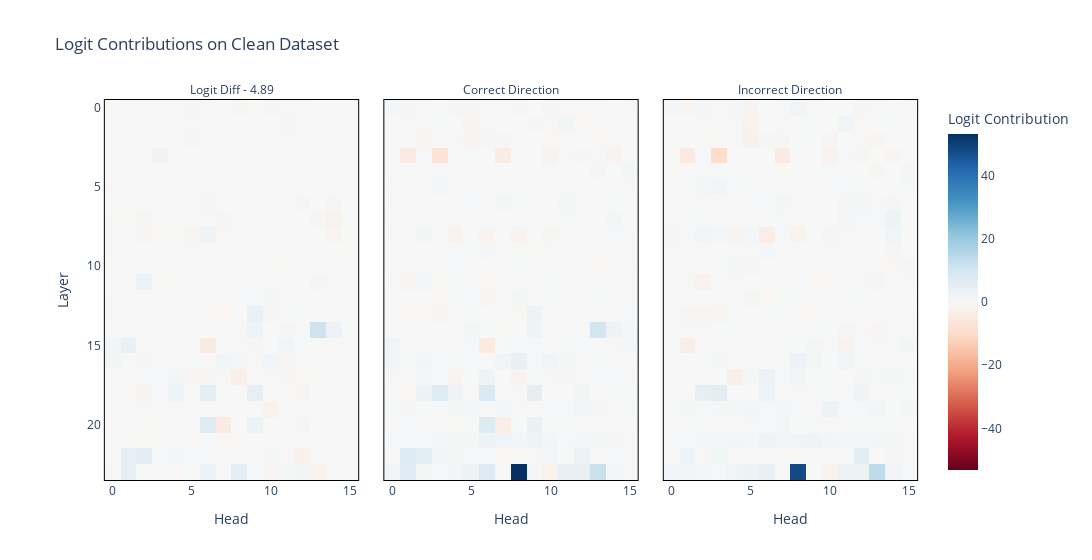

Source (notebook cell):
### Code cell
def display_all_logits(cache, title = "Logit Contributions", comparison = False, return_fig = False, logits = None):

  a,b,c = calc_all_logit_diffs(cache)
  if logits is not None:
    ld = logits_to_ave_logit_diff(logits)
  else:
    ld = 0.00

  if not comparison:
    fig = imshow(
        torch.stack([a,b,c]),
        return_fig = True,
        facet_col = 0,
        facet_labels = [f"Logit Diff - {ld:.2f}", "Correct Direction", "Incorrect Direction"],
        title=title,
        labels={"x": "Head", "y": "Layer", "color": "Logit Contribution"},
        #coloraxis=dict(colorbar_ticksuffix = "%"),
        border=True,
        width=1500,
        margin={"r": 100, "l": 100}
    )
  else:

    ca, cb, cc = calc_all_logit_diffs(clean_cache)
    fig = imshow(
        torch.stack([a, b, c, a - ca, b - cb, c - cc]),
        return_fig = True,
        facet_col = 0,
        facet_labels = [f"Logit Diff - {ld:.2f}", "Correct Direction", "Incorrect Direction", "Logit Diff Diff", "Correction Direction Diff", "Incorrect Direction Diff"],
        title=title,
        labels={"x": "Head", "y": "Layer", "color": "Logit Contribution"},
        #coloraxis=dict(colorbar_ticksuffix = "%"),
        border=True,
        width=1500,
        margin={"r": 100, "l": 100}
    )


  if return_fig:
    return fig



fig = display_all_logits(clean_cache, title = "Logit Contributions on Clean Dataset", return_fig = True, logits = clean_logits)

### Figure 1 — Plotly figure (JSON) as saved in the notebook; plotly's stock layout.template omitted (floating-point values rounded to 4 significant figures; data arrays with more than 128 entries replaced by an {"elided": "..."} marker saying what was removed)
{"data": [{"coloraxis": "coloraxis", "hovertemplate": "Head: %{x}<br>Layer: %{y}<br>Logit Contribution: %{z}<extra></extra>", "name": "0", "type": "heatmap", "xaxis": "x", "yaxis": "y", "z": {"elided": "24x16 float values"}}, {"coloraxis": "coloraxis", "hovertemplate": "Head: %{x}<br>Layer: %{y}<br>Logit Contribution: %{z}<extra></extra>", "name": "1", "type": "heatmap", "xaxis": "x2", "yaxis": "y2", "z": {"elided": "24x16 float values"}}, {"coloraxis": "coloraxis", "hovertemplate": "Head: %{x}<br>Layer: %{y}<br>Logit Contribution: %{z}<extra></extra>", "name": "2", "type": "heatmap", "xaxis": "x3", "yaxis": "y3", "z": {"elided": "24x16 float values"}}], "layout": {"annotations": [{"font": {}, "showarrow": false, "text": "Logit Diff - 4.89", "x": 0.16, "xanchor": "center", "xref": "paper", "y": 1, "yanchor": "bottom", "yref": "paper"}, {"font": {}, "showarrow": false, "text": "Correct Direction", "x": 0.5, "xanchor": "center", "xref": "paper", "y": 1, "yanchor": "bottom", "yref": "paper"}, {"font": {}, "showarrow": false, "text": "Incorrect Direction", "x": 0.84, "xanchor": "center", "xref": "paper", "y": 1, "yanchor": "bottom", "yref": "paper"}], "coloraxis": {"cmid": 0, "colorbar": {"title": {"text": "Logit Contribution"}}, "colorscale": [[0, "rgb(103,0,31)"], [0.1, "rgb(178,24,43)"], [0.2, "rgb(214,96,77)"], [0.3, "rgb(244,165,130)"], [0.4, "rgb(253,219,199)"], [0.5, "rgb(247,247,247)"], [0.6, "rgb(209,229,240)"], [0.7, "rgb(146,197,222)"], [0.8, "rgb(67,147,195)"], [0.9, "rgb(33,102,172)"], [1, "rgb(5,48,97)"]]}, "margin": {"l": 100, "r": 100}, "title": {"text": "Logit Contributions on Clean Dataset"}, "width": 1500, "xaxis": {"anchor": "y", "constrain": "domain", "domain": [0, 0.32], "linecolor": "black", "linewidth": 1, "mirror": true, "scaleanchor": "y", "showline": true, "title": {"text": "Head"}}, "xaxis2": {"anchor": "y2", "domain": [0.34, 0.66], "linecolor": "black", "linewidth": 1, "matches": "x", "mirror": true, "showline": true, "title": {"text": "Head"}}, "xaxis3": {"anchor": "y3", "domain": [0.68, 1.0], "linecolor": "black", "linewidth": 1, "matches": "x", "mirror": true, "showline": true, "title": {"text": "Head"}}, "yaxis": {"anchor": "x", "autorange": "reversed", "constrain": "domain", "domain": [0, 1], "linecolor": "black", "linewidth": 1, "mirror": true, "showline": true, "title": {"text": "Layer"}}, "yaxis2": {"anchor": "x2", "domain": [0, 1], "linecolor": "black", "linewidth": 1, "matches": "y", "mirror": true, "showline": true, "showticklabels": false}, "yaxis3": {"anchor": "x3", "domain": [0, 1], "linecolor": "black", "linewidth": 1, "matches": "y", "mirror": true, "showline": true, "showticklabels": false}}}
